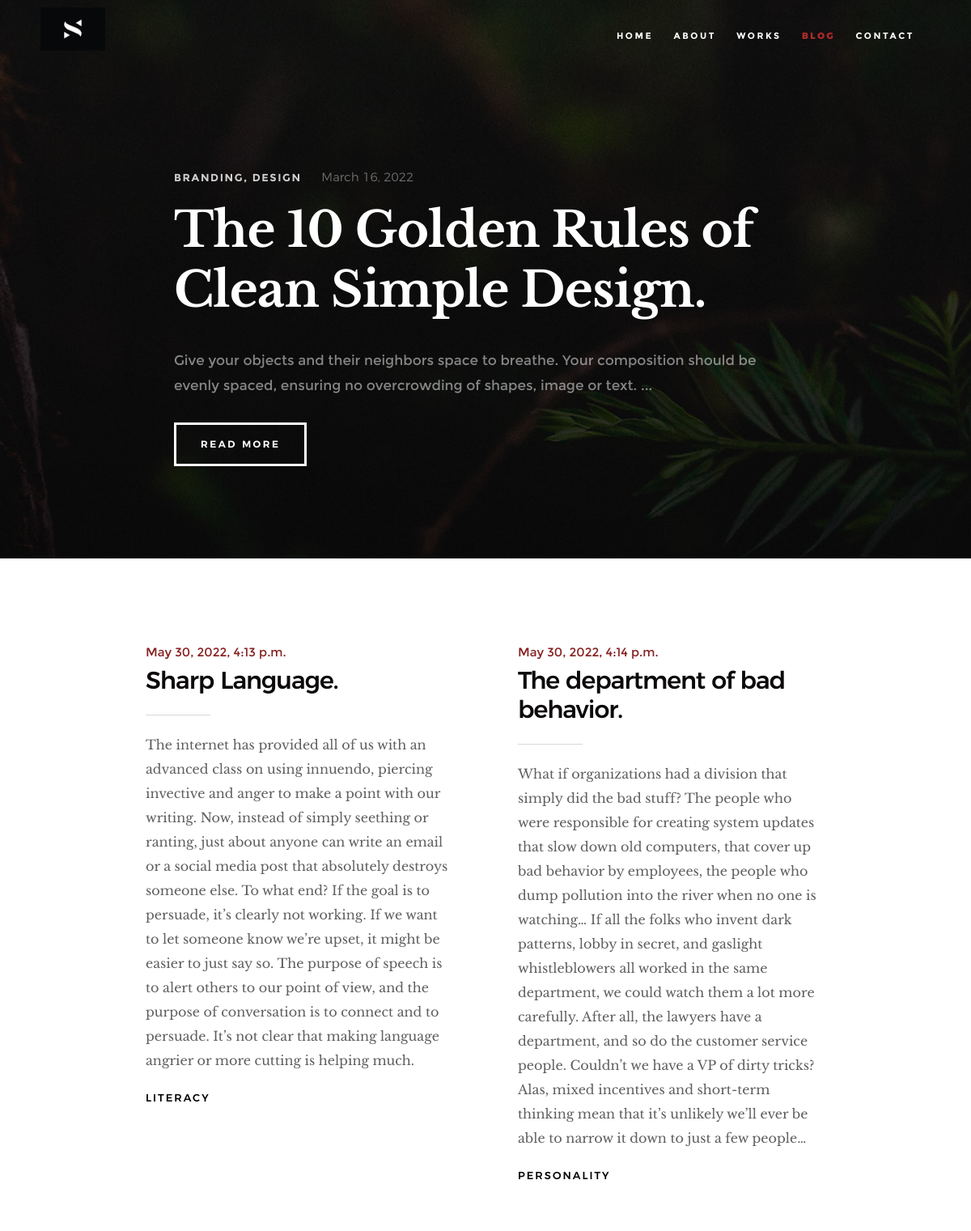
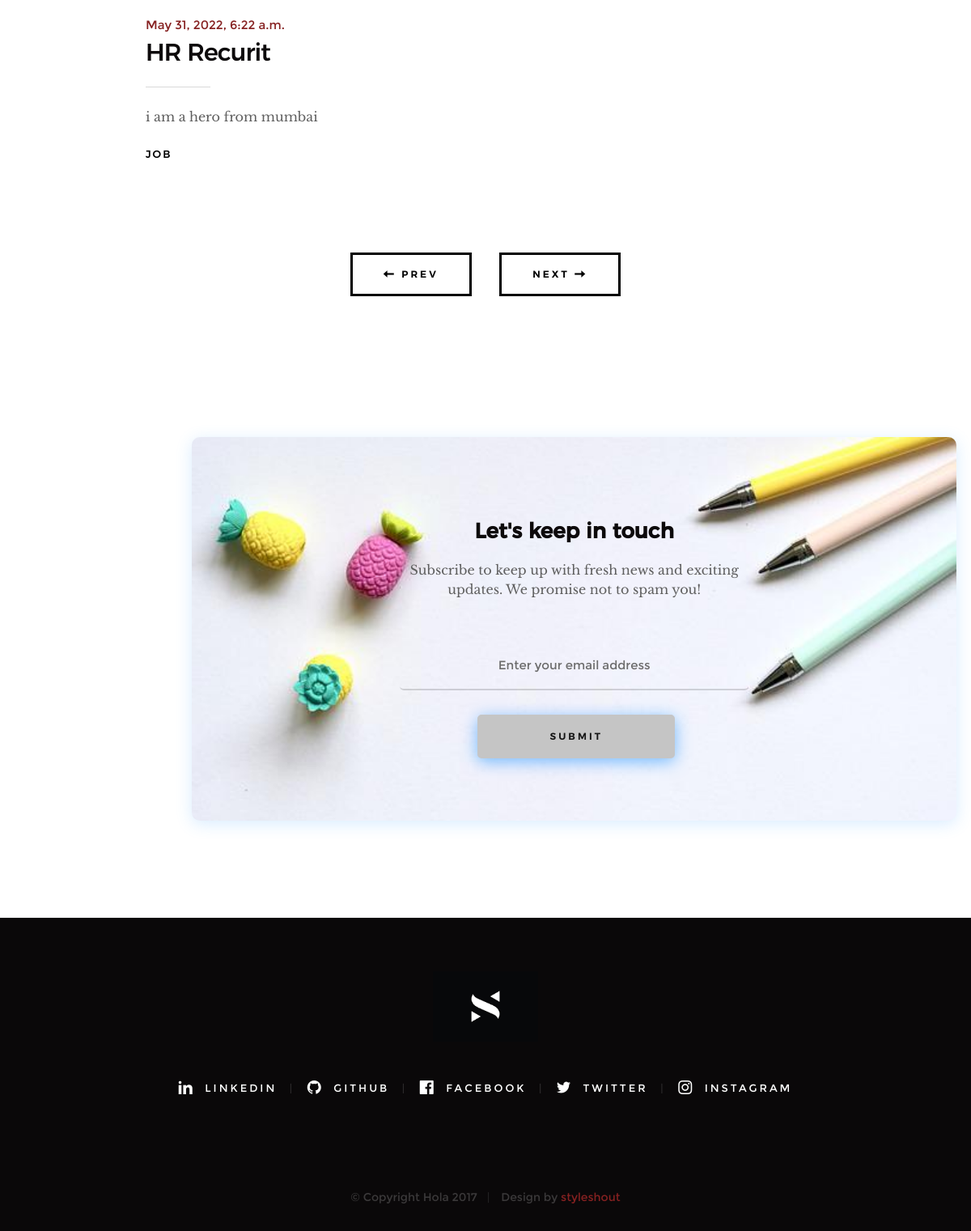
Screenshot of /blog/ with the database file from the repository (2 pictures, top to bottom).
### blogs/models.py (models this page shows)
class room(models.Model):
	date=models.DateTimeField()
	title=models.CharField(max_length=200)
	content=models.CharField(max_length=5000)
	types=models.CharField(max_length=100)

### blogs/views.py (the view)
# urls.py: 2. Add a URL to urlpatterns:  path('blog/', include('blog.urls'))
def blog(request):
	d=room.objects.all()
	form=mailform()
	if request.method=="POST":
		form=mailform(request.POST)
		if form.is_valid():
			form.save()
		else:
			print(form.errors.as_data())
	return render(request,'blog.html',{'dest':d,'form':form})

### blogs/forms.py
class mailform(ModelForm):
	class Meta:
         model=mail
         fields='__all__'

### template/blog.html (shortened to what this page needs)
{% load static %}
<!DOCTYPE html>
<html class="no-js" lang="en">
<head>
    <link rel="stylesheet" href="{% static 'css/base.css' %}">
    <link rel="stylesheet" href="{% static 'css/vendor.css' %}">
    <link rel="stylesheet" href="{% static 'css/main.css' %}">
    <link rel="stylesheet" href="{% static 'css/email.css' %}">
</head>
<body id="top">
    <header class="s-header">
        <div class="header-logo">
            <a class="site-logo" href="/home/"><img src="{% static 'images/logo.png' %}" alt="Homepage"></a>
        </div>
        <nav class="header-nav-wrap">
            <ul class="header-nav">
                <li><a href="/home/#home" title="home">Home</a></li>
                <li><a href="/home/#about" title="about">About</a></li>
                <li><a href="/home/#works" title="works">Works</a></li>
                <li class="current"><a href="/blog/" title="blog">Blog</a></li>
                <li><a href="/home/#contact" title="contact">Contact</a></li>
            </ul>
        </nav>
    </header>
    <section class="page-header page-hero" style="background-image:url({% static 'images/blog/blog-bg-01.jpg' %})">
        <div class="row page-header__content">
            <article class="col-full">
                <div class="page-header__info">
                    <div class="page-header__cat">
                        <a href="#0">Branding</a><a href="#0">Design</a>
                    </div>
                    <div class="page-header__date">
                        March 16, 2022
                    </div>
                </div>
                <h1 class="page-header__title">
                    <a href="#0" title="">
                        The 10 Golden Rules of Clean Simple Design.
                    </a>
                </h1>
                <p>Give your objects and their neighbors space to breathe.
Your composition should be evenly spaced, ensuring no overcrowding of shapes, image or text.
...</p>
                <p>
                    <a href="#0" class="btn btn--stroke page-header__btn">Read More</a>
                </p>
            </article>
        </div>
    </section>
    <section class="blog-content-wrap">
        <div class="row blog-content">
            <div class="col-full">
                <div class="blog-list block-1-2 block-tab-full">
                   {% for de in dest %}
                    <article class="col-block">
                        <div class="blog-date">
                            <a href="/blog/">{{de.date}}</a>
                        </div>
                        <h2 class="h01"><a href="/blog/">{{de.title}}</a></h2>
                        <p>{{de.content}}
                        </p>
                        <div class="blog-cat">
                            <a href="/blog/">{{de.types}}</a>
                        </div>
                    </article>
                    {% endfor %}
                </div>
            </div>
        </div>
        <div class="row blog-entries-nav">
            <div class="col-full">
                <a href="#0" class="btn btn--stroke">
                    <i class="im im-arrow-left"></i>
                    Prev
                </a>
                <a href="#0" class="btn btn--stroke">
                    Next
                    <i class="im im-arrow-right"></i>
                </a>
            </div>
        </div>
    </section>
    <section class="blog-content-wrap" style="padding-left: 12em;">
        <div class="row about-content" style="padding:0px 0px 0px 0px">
            <div class="col-six tab-full left" >
            <div class="subscribe" style="background-image:url({% static 'images/subs.jpg' %});background-repeat: no-repeat; background-size: cover;">
    <h2 class="subscribe__title">Let's keep in touch</h2>
    <p class="subscribe__copy">Subscribe to keep up with fresh news and exciting updates. We promise not to spam you!</p>
    <form class="form" method="post" action="">
        <input type="email" class="form__email" name="gmail" placeholder="Enter your email address" />
        <span style="padding-left:6em"><input class="form__button" type="submit"/></span>
    </form>
</div>
</div>
</div>
</section>
    <footer>
        <div class="row">
            <div class="col-full">
                <div class="footer-logo">
                    <a class="footer-site-logo" href="#0"><img src="{%static 'images/logo.png' %}" alt="Homepage"></a>
                </div>
                <ul class="footer-social">
                  <li><a href="https://linkedin.com/in/subash-v">
                      <i class="im im-linkedin" aria-hidden="true"></i>
                      <span>Linkedin</span>
                  </a></li>
                  <li><a href="https://github.com/Subash-Vadivel?tab=repositories">
                      <i class="im im-github" aria-hidden="true"></i>
                      <span>GitHub</span>
                  </a></li>
                    <li><a href="https://www.facebook.com/profile.php?id=100015698625865">
                        <i class="im im-facebook" aria-hidden="true"></i>
                        <span>Facebook</span>
                    </a></li>
                    <li><a href="https://twitter.com/vsubashvsubash?t=mLnWrN7haslKAFfTZp5Lrg&s=09">
                        <i class="im im-twitter" aria-hidden="true"></i>
                        <span>Twitter</span>
                    </a></li>
                    <li><a href="https://instagram.com/subash_v_r?igshid=YmMyMTA2M2Y=">
                        <i class="im im-instagram" aria-hidden="true"></i>
                        <span>Instagram</span>
                    </a></li>
                </ul>
            </div>
        </div>
        <div class="row footer-bottom">
            <div class="col-twelve">
                <div class="copyright">
                    <span>© Copyright Hola 2017</span>
                    <span>Design by <a href="https://www.styleshout.com/">styleshout</a></span>
                </div>
            </div>
        </div>
    </footer>
</body>
</html>

### static/css/base.css (style rules this page uses)
html { font-family: sans-serif; line-height: 1.15; -ms-text-size-adjust: 100%; -webkit-text-size-adjust: 100%; }
body { margin: 0; }
article, aside, footer, header, nav, section { display: block; }
h1 { font-size: 2em; margin: 0.67em 0; }
a { background-color: transparent; -webkit-text-decoration-skip: objects; }
img { border-style: none; }
button, input, optgroup, select, textarea { font-family: sans-serif; font-size: 100%; line-height: 1.15; margin: 0; }
button, input { overflow: visible; }
button, html [type="button"], [type="reset"], [type="submit"] { -webkit-appearance: button; }
html { font-size: 62.5%; box-sizing: border-box; }
*, *::before, *::after { box-sizing: inherit; }
body { font-weight: normal; line-height: 1; word-wrap: break-word; text-rendering: optimizeLegibility; -webkit-overflow-scrolling: touch; -webkit-text-size-adjust: none; }
body, input, button { -moz-osx-font-smoothing: grayscale; -webkit-font-smoothing: antialiased; }
img, video { max-width: 100%; height: auto; }
div, dl, dt, dd, ul, ol, li, h1, h2, h3, h4, h5, h6, pre, form, p, blockquote, th, td { margin: 0; padding: 0; }
h1, h2, h3, h4, h5, h6 { -webkit-font-smoothing: auto; -webkit-font-smoothing: antialiased; -webkit-font-variant-ligatures: common-ligatures; -moz-font-variant-ligatures: common-ligatures; font-variant-ligatures: common-ligatures; text-rendering: optimizeLegibility; }
em, i { font-style: italic; line-height: inherit; }
ol, ul { list-style: none; }
li { display: block; }
a { text-decoration: none; line-height: inherit; }
a img { border: none; }
input[type="email"], input[type="number"], input[type="search"], input[type="text"], input[type="tel"], input[type="url"], input[type="password"], textarea { -webkit-appearance: none; -moz-appearance: none; -ms-appearance: none; -o-appearance: none; appearance: none; }
.row { width: 94%; max-width: 1200px; margin: 0 auto; }
.row:after { content: ""; display: table; clear: both; }
[class*="col-"] { float: left; }
[class*="col-"] { padding: 0 20px; }
.col-six, .col-1-2 { width: 50%; }
.col-twelve, .col-full { width: 100%; }
@media only screen and (max-width: 1200px) { [class*="col-"] { padding: 0 15px; } }
[class*="block-"]:after { content: ""; display: table; clear: both; }
.block-1-2 .col-block { width: 50%; }
.block-1-6 .col-block:nth-child(6n+1), .block-1-5 .col-block:nth-child(5n+1), .block-1-4 .col-block:nth-child(4n+1), .block-1-3 .col-block:nth-child(3n+1), .block-1-2 .col-block:nth-child(2n+1) { clear: both; }

### static/css/email.css (style rules this page uses)
input { text-align: center; }
.subscribe { display: flex; flex-direction: column; align-items: center; justify-content: center; background: white; width: 945px; height: 474px; border-radius: 10px; box-shadow: 0 4px 20px rgba(61, 159, 255, 0.2) }
.subscribe__title { font-weight: bold; font-size: 26px; margin-bottom: 18px; }
.subscribe__copy { max-width: 450px; text-align: center; margin-bottom: 53px; line-height: 1.5; }
.form { margin-bottom: 25px; }
.form__email { padding: 20px 25px; border-radius: 5px; border: 1px solid #CAD3DB; width: 431px; font-size: 18px; color: #0F121F; }
.form__button { background: black; padding: 10px; border: none; width: 244px; height: 65px; border-radius: 5px; font-size: 18px; color: white; box-shadow: 0 4px 20px rgba(61, 159, 255, 0.7); }

### rows the page displays
room: date "May 30, 2022, 4:13 p.m.", title "Sharp Language.", content "The internet has provided all of us with an advanced class on using innuendo, piercing invective and anger to make a point with our writing. Now, instead of simply seething or ranting, just about anyone can write an email or a social media post that absolutely destroys someone else. To what end? If the goal is to persuade, it’s clearly not working. If we want to let someone know we’re upset, it might be easier to just say so. The purpose of speech is to alert others to our point of view, and the purpose of conversation is to connect and to persuade. It’s not clear that making language angrier or more cutting is helping much.", types "LITERACY"
room: date "May 30, 2022, 4:14 p.m.", title "The department of bad behavior.", content "What if organizations had a division that simply did the bad stuff? The people who were responsible for creating system updates that slow down old computers, that cover up bad behavior by employees, the people who dump pollution into the river when no one is watching… If all the folks who invent dark patterns, lobby in secret, and gaslight whistleblowers all worked in the same department, we could watch them a lot more carefully. After all, the lawyers have a department, and so do the customer service people. Couldn’t we have a VP of dirty tricks? Alas, mixed incentives and short-term thinking mean that it’s unlikely we’ll ever be able to narrow it down to just a few people…", types "PERSONALITY"
room: date "May 31, 2022, 6:22 a.m.", title "HR Recurit", content "i am a hero from mumbai", types "JOB"
